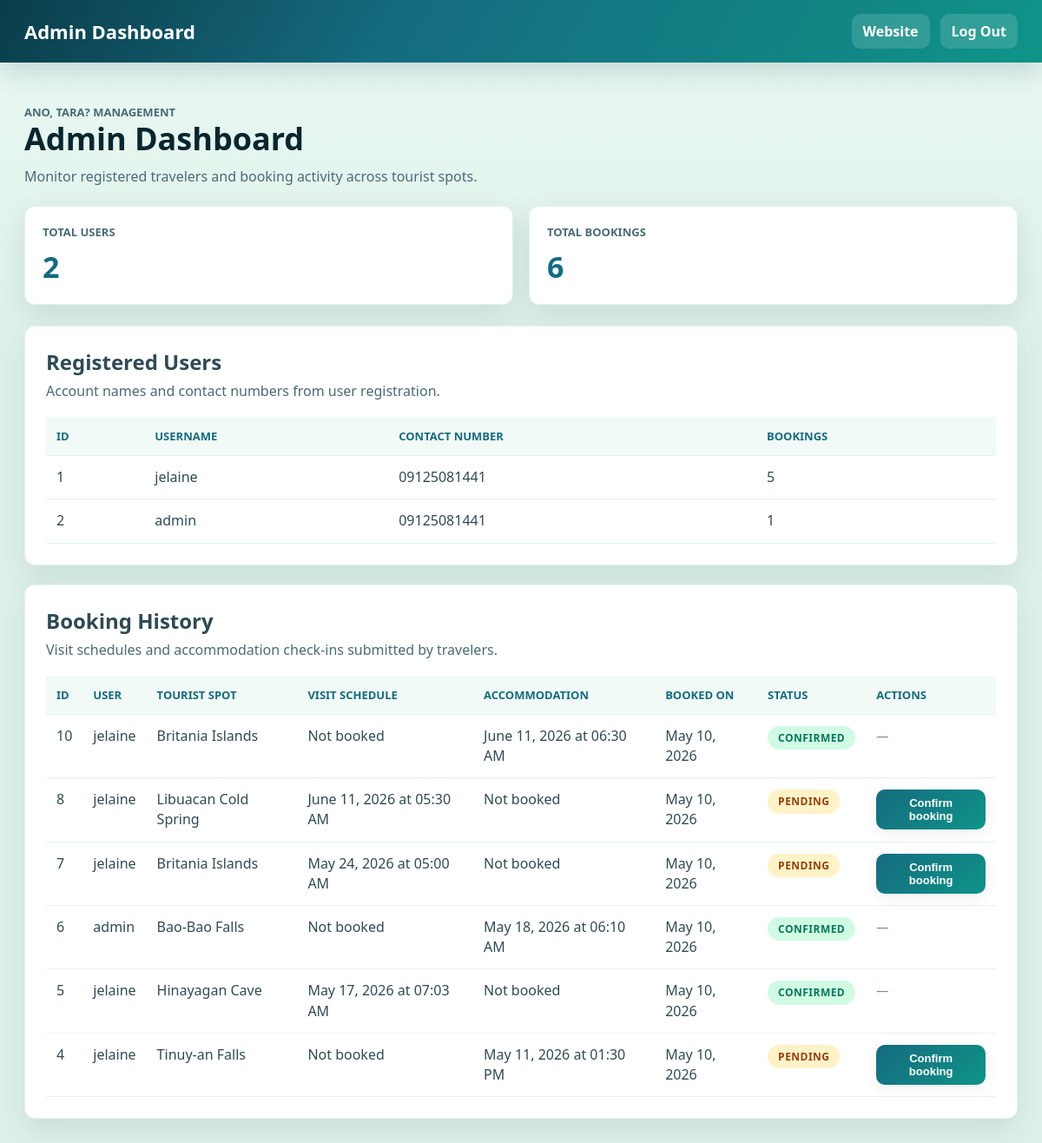
/admin-dashboard (signed in), run on an earlier commit of the app's database.
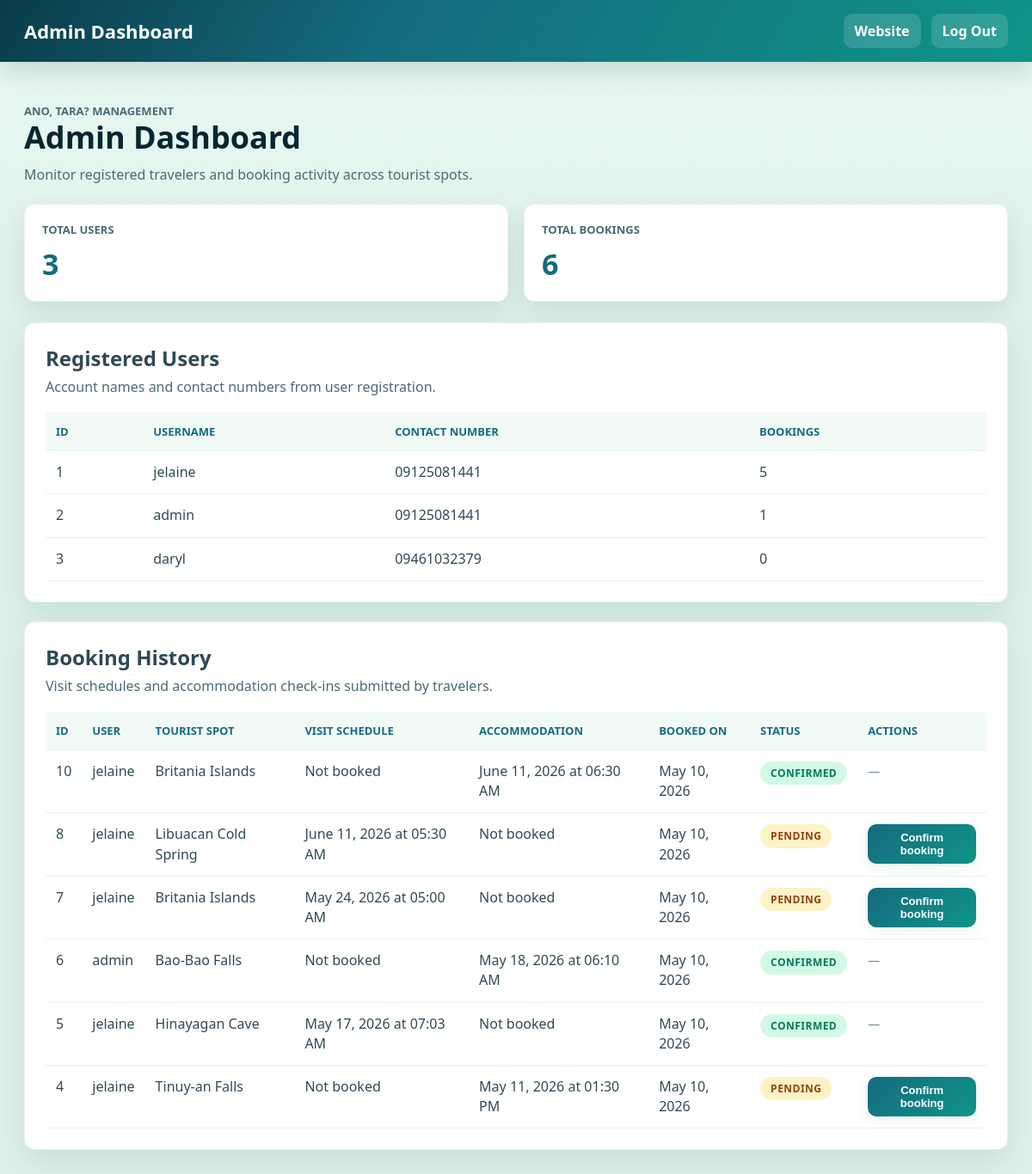
And on a later commit of the database.
### app.py (models this page shows)
class User(db.Model):
    id = db.Column(
        db.Integer,
        primary_key=True
    )
    username = db.Column(
        db.String(100),
        unique=True,
        nullable=False
    )
    password = db.Column(
        db.String(255),
        nullable=False
    )
    contact_number = db.Column(
        db.String(20),
        nullable=False
    )
    profile_picture = db.Column(
        db.String(255),
        nullable=True
    )
    bookings = db.relationship(
        'Booking',
        backref='user',
        lazy=True
    )

class Booking(db.Model):
    id = db.Column(
        db.Integer,
        primary_key=True
    )
    tourist_spot = db.Column(
        db.String(200),
        nullable=False
    )
    booking_date = db.Column(
        db.DateTime,
        default=datetime.datetime.utcnow
    )
    desired_date = db.Column(
        db.Date,
        nullable=True
    )
    desired_time = db.Column(
        db.Time,
        nullable=True
    )
    accommodation_check_in = db.Column(
        db.Date,
        nullable=True
    )
    accommodation_check_in_time = db.Column(
        db.Time,
        nullable=True
    )
    user_id = db.Column(
        db.Integer,
        db.ForeignKey('user.id'),
        nullable=False
    )
    status = db.Column(
        db.String(20),
        nullable=False,
        default='pending'
    )

### app.py (the view)
@app.route('/admin-dashboard')
def admin_dashboard():
    if 'admin_id' not in session:
        return redirect(
            url_for('admin_login')
        )
    return render_template(
        'admin_dashboard.html',
        users=User.query.all(),
        bookings=Booking.query.order_by(
            Booking.booking_date.desc()
        ).all()
    )

### templates/admin_dashboard.html (shortened to what the changed rows need)
<!DOCTYPE html>
<html lang="en">
<head>
    <link rel="stylesheet"
    href="{{ url_for('static', filename='css/style.css') }}">
</head>
<body>
<main class="admin-dashboard-page">
    <section class="admin-dashboard-header">
        <div>
            <h1>
                Admin Dashboard
            </h1>
        </div>
    </section>
    <section class="admin-stat-grid" aria-label="Admin dashboard totals">
        <article>
            <span>Total Users</span>
            <strong>{{ users|length }}</strong>
        </article>
    </section>
    <section class="admin-content-grid">
        <div class="admin-panel">
            <div class="panel-heading">
                <div>
                    <h2>
                        Registered Users
                    </h2>
                </div>
            </div>
            {% if users %}
            <div class="admin-table-wrap">
                <table class="admin-table">
                    <thead>
                        <tr>
                            <th>ID</th>
                            <th>Username</th>
                            <th>Contact Number</th>
                            <th>Bookings</th>
                        </tr>
                    </thead>
                    <tbody>
                        {% for user in users %}
                        <tr>
                            <td>{{ user.id }}</td>
                            <td>{{ user.username }}</td>
                            <td>{{ user.contact_number }}</td>
                            <td>{{ user.bookings|length }}</td>
                        </tr>
                        {% endfor %}
                    </tbody>
                </table>
            </div>
            {% else %}
            <div class="admin-empty">
                No registered users yet.
            </div>
            {% endif %}
        </div>
        <div class="admin-panel">
            <div class="panel-heading">
                <div>
                    <h2>
                        Booking History
                    </h2>
                </div>
            </div>
            {% if bookings %}
            <div class="admin-table-wrap">
                <table class="admin-table">
                    <thead>
                        <tr>
                            <th>ID</th>
                            <th>User</th>
                            <th>Tourist Spot</th>
                            <th>Visit Schedule</th>
                            <th>Accommodation</th>
                            <th>Booked On</th>
                            <th>Status</th>
                            <th>Actions</th>
                        </tr>
                    </thead>
                    <tbody>
                        {% for booking in bookings %}
                        <tr>
                            <td>{{ booking.id }}</td>
                            <td>{{ booking.user.username }}</td>
                            <td>{{ booking.tourist_spot }}</td>
                            <td>
                                {% if booking.desired_date or booking.desired_time %}
                                    {% if booking.desired_date %}
                                        {{ booking.desired_date.strftime('%B %d, %Y') }}
                                    {% endif %}
                                    {% if booking.desired_time %}
                                        at {{ booking.desired_time.strftime('%I:%M %p') }}
                                    {% endif %}
                                {% else %}
                                    Not booked
                                {% endif %}
                            </td>
                            <td>
                                {% if booking.accommodation_check_in or booking.accommodation_check_in_time %}
                                    {% if booking.accommodation_check_in %}
                                        {{ booking.accommodation_check_in.strftime('%B %d, %Y') }}
                                    {% endif %}
                                    {% if booking.accommodation_check_in_time %}
                                        at {{ booking.accommodation_check_in_time.strftime('%I:%M %p') }}
                                    {% endif %}
                                {% else %}
                                    Not booked
                                {% endif %}
                            </td>
                            <td>{{ booking.booking_date.strftime('%B %d, %Y') }}</td>
                            <td>
                                {% set st = (booking.status or 'pending')|lower %}
                                <span class="booking-status booking-status--{{ st }}">
                                    {% if st == 'confirmed' %}
                                        Confirmed
                                    {% else %}
                                        Pending
                                    {% endif %}
                                </span>
                            </td>
                            <td>
                                {% if (booking.status or 'pending')|lower != 'confirmed' %}
                                <form action="{{ url_for('admin_confirm_booking', booking_id=booking.id) }}"
                                method="POST"
                                class="admin-confirm-form">
                                    <button type="submit" class="admin-confirm-btn">
                                        Confirm booking
                                    </button>
                                </form>
                                {% else %}
                                <span class="admin-action-done">—</span>
                                {% endif %}
                            </td>
                        </tr>
                        {% endfor %}
                    </tbody>
                </table>
            </div>
            {% else %}
            <div class="admin-empty">
                No bookings yet.
            </div>
            {% endif %}
        </div>
    </section>
</main>
</body>
</html>

What changed in the data, as far as the page shows it:
added User: id "3", username "daryl", contact_number "09461032379", bookings|length "0"
Also different on the page:
{{ users|length }}: "2" → "3"
